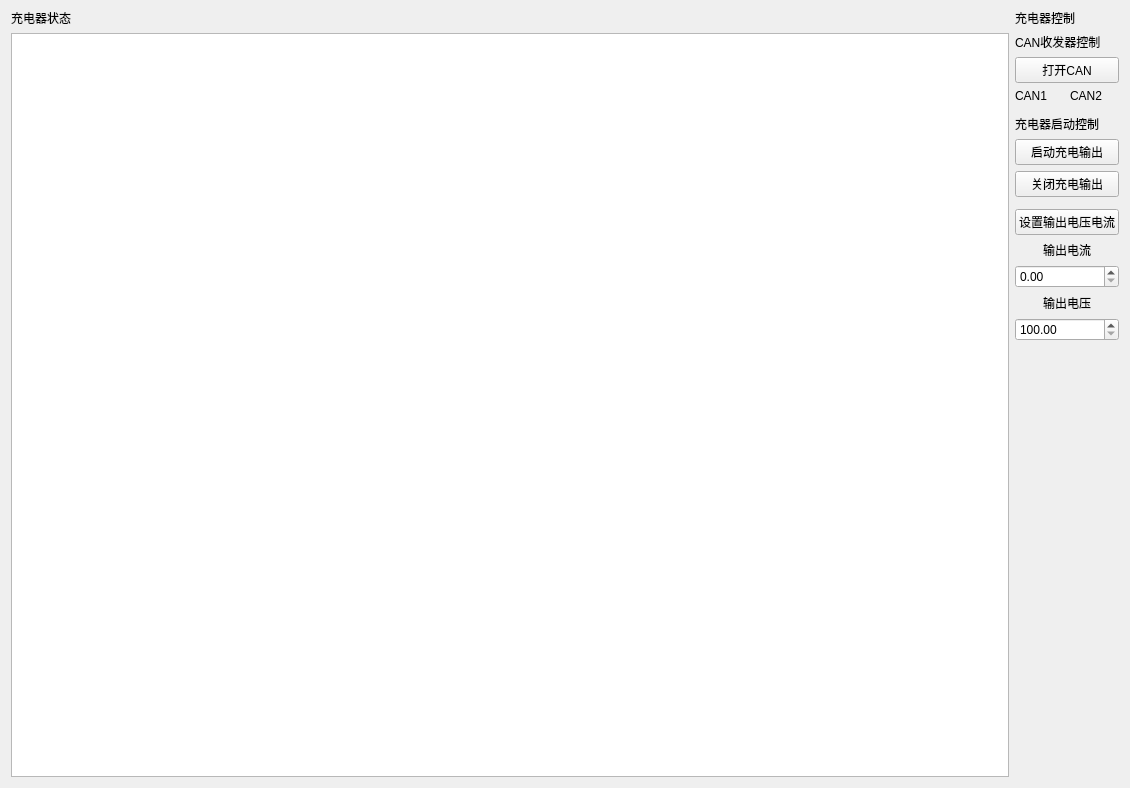
<?xml version="1.0" encoding="UTF-8"?>
<ui version="4.0">
 <class>Form</class>
 <widget class="QWidget" name="Form">
  <property name="geometry">
   <rect>
    <x>0</x>
    <y>0</y>
    <width>1130</width>
    <height>788</height>
   </rect>
  </property>
  <property name="windowTitle">
   <string>Form</string>
  </property>
  <layout class="QGridLayout" name="gridLayout_9">
   <property name="topMargin">
    <number>9</number>
   </property>
   <item row="0" column="0">
    <layout class="QVBoxLayout" name="verticalLayout_2">
     <item>
      <widget class="TitleLabel" name="TitleLabel_3">
       <property name="text">
        <string>充电器状态</string>
       </property>
      </widget>
     </item>
     <item>
      <widget class="TableWidget" name="TableWidget_Charger"/>
     </item>
    </layout>
   </item>
   <item row="0" column="1">
    <layout class="QVBoxLayout" name="verticalLayout_3"/>
   </item>
   <item row="0" column="2">
    <layout class="QVBoxLayout" name="verticalLayout">
     <property name="spacing">
      <number>6</number>
     </property>
     <property name="rightMargin">
      <number>0</number>
     </property>
     <item>
      <widget class="TitleLabel" name="TitleLabel">
       <property name="sizePolicy">
        <sizepolicy hsizetype="Fixed" vsizetype="Preferred">
         <horstretch>0</horstretch>
         <verstretch>0</verstretch>
        </sizepolicy>
       </property>
       <property name="text">
        <string>充电器控制</string>
       </property>
      </widget>
     </item>
     <item>
      <widget class="BodyLabel" name="BodyLabel_2">
       <property name="sizePolicy">
        <sizepolicy hsizetype="Fixed" vsizetype="Preferred">
         <horstretch>0</horstretch>
         <verstretch>0</verstretch>
        </sizepolicy>
       </property>
       <property name="text">
        <string>CAN收发器控制</string>
       </property>
      </widget>
     </item>
     <item>
      <widget class="ToggleButton" name="ToggleButtonCAN">
       <property name="text">
        <string>打开CAN</string>
       </property>
      </widget>
     </item>
     <item>
      <layout class="QHBoxLayout" name="horizontalLayout_2">
       <item>
        <widget class="BodyLabel" name="BodyLabel_5">
         <property name="sizePolicy">
          <sizepolicy hsizetype="Fixed" vsizetype="Preferred">
           <horstretch>0</horstretch>
           <verstretch>0</verstretch>
          </sizepolicy>
         </property>
         <property name="text">
          <string>CAN1</string>
         </property>
        </widget>
       </item>
       <item>
        <widget class="IconInfoBadge" name="IconInfoBadge_CAN1"/>
       </item>
       <item>
        <widget class="BodyLabel" name="BodyLabel_6">
         <property name="sizePolicy">
          <sizepolicy hsizetype="Fixed" vsizetype="Preferred">
           <horstretch>0</horstretch>
           <verstretch>0</verstretch>
          </sizepolicy>
         </property>
         <property name="text">
          <string>CAN2</string>
         </property>
        </widget>
       </item>
       <item>
        <widget class="IconInfoBadge" name="IconInfoBadge_CAN2"/>
       </item>
      </layout>
     </item>
     <item>
      <widget class="HorizontalSeparator" name="HorizontalSeparator"/>
     </item>
     <item>
      <widget class="StrongBodyLabel" name="StrongBodyLabel">
       <property name="sizePolicy">
        <sizepolicy hsizetype="Preferred" vsizetype="Fixed">
         <horstretch>0</horstretch>
         <verstretch>0</verstretch>
        </sizepolicy>
       </property>
       <property name="text">
        <string>充电器启动控制</string>
       </property>
      </widget>
     </item>
     <item>
      <widget class="PushButton" name="PushButton_OpenDCOutput">
       <property name="text">
        <string>启动充电输出</string>
       </property>
      </widget>
     </item>
     <item>
      <widget class="PushButton" name="PushButton_CloseDCOutput">
       <property name="text">
        <string>关闭充电输出</string>
       </property>
      </widget>
     </item>
     <item>
      <widget class="SwitchButton" name="SwitchButton_Charger">
       <property name="onText">
        <string>充电器已启动</string>
       </property>
       <property name="offText">
        <string>充电器已关闭</string>
       </property>
      </widget>
     </item>
     <item>
      <widget class="PushButton" name="PushButton_SetVoltCurr">
       <property name="text">
        <string>设置输出电压电流</string>
       </property>
      </widget>
     </item>
     <item>
      <widget class="StrongBodyLabel" name="StrongBodyLabel_2">
       <property name="sizePolicy">
        <sizepolicy hsizetype="Preferred" vsizetype="Fixed">
         <horstretch>0</horstretch>
         <verstretch>0</verstretch>
        </sizepolicy>
       </property>
       <property name="text">
        <string>输出电流</string>
       </property>
       <property name="alignment">
        <set>Qt::AlignCenter</set>
       </property>
      </widget>
     </item>
     <item>
      <widget class="DoubleSpinBox" name="DoubleSpinBox_Curr">
       <property name="maximum">
        <double>100.000000000000000</double>
       </property>
      </widget>
     </item>
     <item>
      <widget class="StrongBodyLabel" name="StrongBodyLabel_3">
       <property name="sizePolicy">
        <sizepolicy hsizetype="Preferred" vsizetype="Fixed">
         <horstretch>0</horstretch>
         <verstretch>0</verstretch>
        </sizepolicy>
       </property>
       <property name="text">
        <string>输出电压</string>
       </property>
       <property name="alignment">
        <set>Qt::AlignCenter</set>
       </property>
      </widget>
     </item>
     <item>
      <widget class="DoubleSpinBox" name="DoubleSpinBox_Volt">
       <property name="minimum">
        <double>100.000000000000000</double>
       </property>
       <property name="maximum">
        <double>1000.000000000000000</double>
       </property>
      </widget>
     </item>
     <item>
      <widget class="HorizontalSeparator" name="HorizontalSeparator_2"/>
     </item>
     <item>
      <widget class="HorizontalSeparator" name="HorizontalSeparator_3"/>
     </item>
     <item>
      <spacer name="verticalSpacer">
       <property name="orientation">
        <enum>Qt::Vertical</enum>
       </property>
       <property name="sizeHint" stdset="0">
        <size>
         <width>20</width>
         <height>40</height>
        </size>
       </property>
      </spacer>
     </item>
    </layout>
   </item>
  </layout>
 </widget>
 <customwidgets>
  <customwidget>
   <class>PushButton</class>
   <extends>QPushButton</extends>
   <header>qfluentwidgets</header>
  </customwidget>
  <customwidget>
   <class>SwitchButton</class>
   <extends>QWidget</extends>
   <header>qfluentwidgets</header>
  </customwidget>
  <customwidget>
   <class>ToggleButton</class>
   <extends>PushButton</extends>
   <header>qfluentwidgets</header>
  </customwidget>
  <customwidget>
   <class>HorizontalSeparator</class>
   <extends>QWidget</extends>
   <header>qfluentwidgets</header>
  </customwidget>
  <customwidget>
   <class>BodyLabel</class>
   <extends>QLabel</extends>
   <header>qfluentwidgets</header>
  </customwidget>
  <customwidget>
   <class>StrongBodyLabel</class>
   <extends>QLabel</extends>
   <header>qfluentwidgets</header>
  </customwidget>
  <customwidget>
   <class>TitleLabel</class>
   <extends>QLabel</extends>
   <header>qfluentwidgets</header>
  </customwidget>
  <customwidget>
   <class>InfoBadge</class>
   <extends>QLabel</extends>
   <header>qfluentwidgets</header>
  </customwidget>
  <customwidget>
   <class>IconInfoBadge</class>
   <extends>InfoBadge</extends>
   <header>qfluentwidgets</header>
  </customwidget>
  <customwidget>
   <class>DoubleSpinBox</class>
   <extends>QDoubleSpinBox</extends>
   <header>qfluentwidgets</header>
  </customwidget>
  <customwidget>
   <class>TableWidget</class>
   <extends>QTableWidget</extends>
   <header>qfluentwidgets</header>
  </customwidget>
 </customwidgets>
 <resources/>
 <connections/>
</ui>
